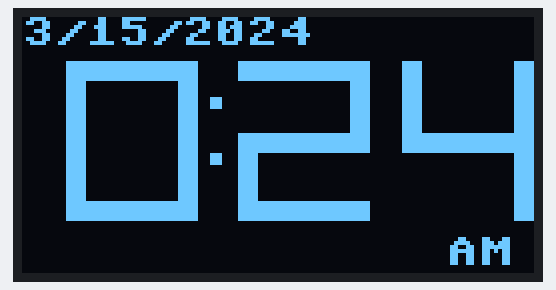
The program below on a simulated Raspberry Pi Pico running MicroPython. On the bench: 128×64 one-colour display. The clock reads 2024-03-15 10:24:30 at power-on unless the program sets it.

Above: at 0.1 s.
At 15.2 s:
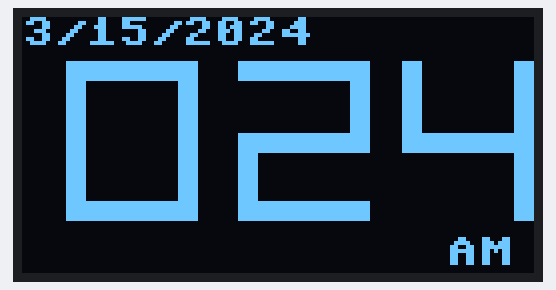
At 32.4 s:
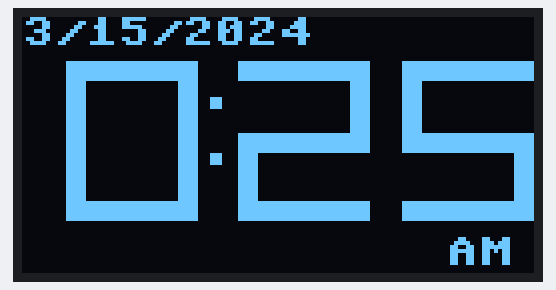
At 63.8 s:
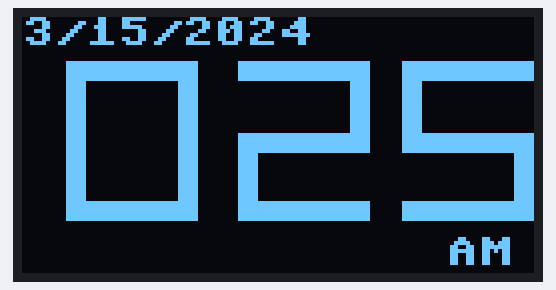
At 95.1 s:
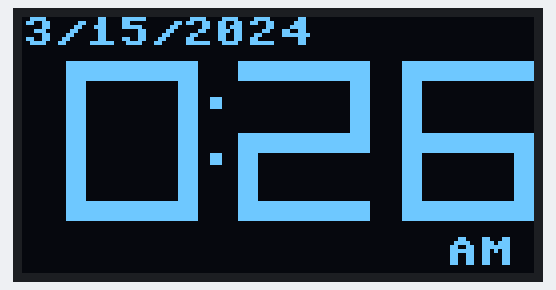
At 128.5 s:
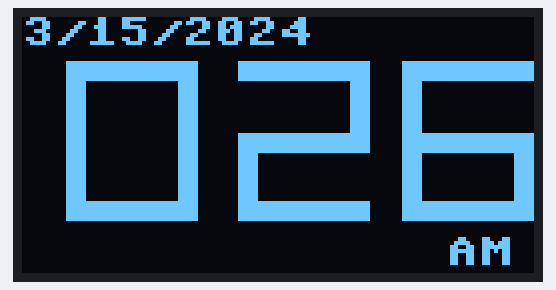

Measured:
- what the display in image 1 shows lasts 1.0 s, from 15.2 s to 16.2 s

The program:

main.py
```python
from machine import Pin, I2C
from sh1106 import SH1106_I2C
from utime import sleep, localtime

# OLED DATA Pin on GPIO 0
OLED_SH11306_SDA_PIN = 0
# OLED Clock Pin on GPIO 1
OLED_SH11306_SCL_PIN = 1

sda=Pin(OLED_SH11306_SDA_PIN, Pin.OUT)
scl=Pin(OLED_SH11306_SCL_PIN, Pin.OUT)

# freq=30000 (30K) to 4000000 (4M) seem to work.  Use 3000000 (3M) as a safe option.
i2c = I2C(0, scl=scl, sda=sda, freq=3000000)

# Initialize display (128x64 pixels)
oled = SH1106_I2C(128, 64, i2c)
oled.rotate(180)

segmentMapping = [
  #a, b, c, d, e, f, g
  [1, 1, 1, 1, 1, 1, 0], # 0
  [0, 1, 1, 0, 0, 0, 0], # 1
  [1, 1, 0, 1, 1, 0, 1], # 2
  [1, 1, 1, 1, 0, 0, 1], # 3
  [0, 1, 1, 0, 0, 1, 1], # 4
  [1, 0, 1, 1, 0, 1, 1], # 5
  [1, 0, 1, 1, 1, 1, 1], # 6
  [1, 1, 1, 0, 0, 0, 0], # 7
  [1, 1, 1, 1, 1, 1, 1], # 8
  [1, 1, 1, 1, 0, 1, 1]  # 9
];


# x and y are upper-left-corner
# width and height are the dimensions of the digit
# thinkness is the width of the line segments
# color is 1 for white and 0 for black
def drawDigit(digit, x, y, width, height, thinkness, color):
  if digit < 0:
      return
  # get a list of the segments that are on for this digit
  segmentOn = segmentMapping[digit];

  # Draw the horizontal segments: top, bottem, middle
  for i in [0, 3, 6]:
    if (segmentOn[i]):
      if (i==0): # top
          yOffset = 0
      if (i==3):
          yOffset = height - thinkness # bottem element
      if (i==6):
          yOffset = height // 2 - thinkness // 2# bottum
      # oled.line(x - size, y+yOffset-size, x + size, y+yOffset-size, 1);
      oled.fill_rect(x, y+yOffset, width, thinkness, color)

  # Draw the vertical segments ur, lr, ll, ul
  for i in [1, 2, 4, 5]:
    if (segmentOn[i]) :
      # upper vertical lines
      if (i==1 or i==5):
          startY = y
          endY = y + height // 2
      # lower two vertical lines (2=lower right and 4=lower left)
      if (i==2 or i==4):
          startY = y + height // 2
          endY = y + height
      if (i==4 or i==5): xOffset = 0
      if (i==1 or i==2): xOffset = width-thinkness

      oled.fill_rect(x+xOffset, startY, thinkness, endY-startY, color)

def update_screen(year, month, day, hour, minute, am_pm, colon_on):

    ## Adjust these to fit the display
    left_margin = -28
    y_offset = 11
    digit_width = 33
    digit_height = 40
    digit_spacing = 41
    digit_thickness = 5
    oled.fill(0)
    date_str = f"{month}/{day}/{year}"
    oled.text(date_str, 0, 0, 1)
    if hour > 12:
        hour = hour - 12
    if hour > 10:
        hour_ten = 1
    else:
        hour_ten = -1
    hour_right = hour % 10

    minute_ten = minute // 10
    minute_right = minute % 10

    # left digit will be 1 or blank
    drawDigit(hour_ten, left_margin,  y_offset, digit_width, digit_height, digit_thickness, 1)
    drawDigit(hour_right, left_margin + 1*digit_spacing-2,  y_offset, digit_width, digit_height, digit_thickness, 1)
    drawDigit(minute_ten, left_margin + 2*digit_spacing,  y_offset, digit_width, digit_height, digit_thickness, 1)
    drawDigit(minute_right, left_margin + 3*digit_spacing, y_offset, digit_width, digit_height, digit_thickness, 1)

    if colon_on:
        draw_colon(47,20)

    pm_xoffset = 106
    pm_yoffset = 55

    oled.text(am_pm, pm_xoffset, pm_yoffset, 1)

    oled.show()

def draw_colon(x,y):
    oled.fill_rect(x, y,    3, 3, 1)
    oled.fill_rect(x, y+14, 3, 3, 1)

counter = 0
while True:
    now = localtime()
    year = now[0]
    month = now[1]
    day = now[2]
    hour = now[3]
    if hour > 12:
        am_pm = "PM"
    else:
        am_pm = "AM"
    minute = now[4]

    update_screen(year, month, day, hour, minute, am_pm, True)
    sleep(1)
    update_screen(year, month, day, hour, minute, am_pm, False)
    sleep(1)
    counter += 1
    if counter > 9:
        counter = 0
```
